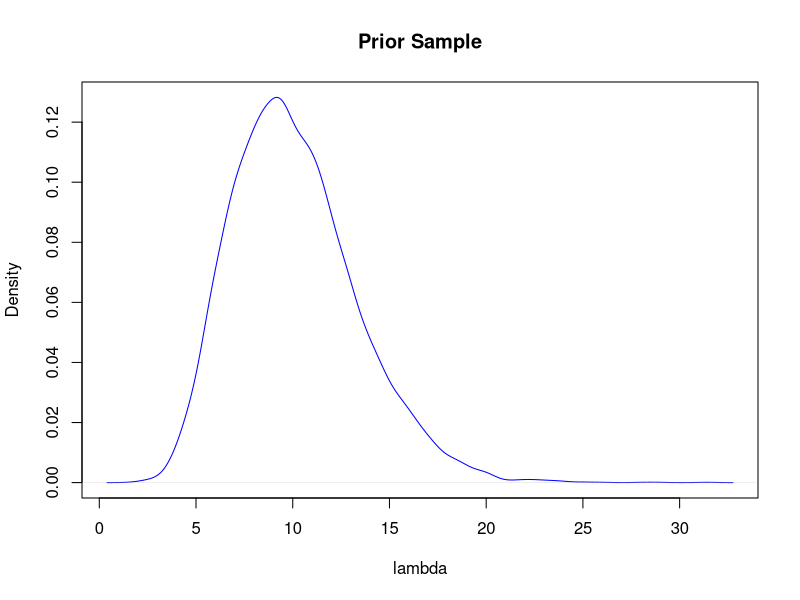
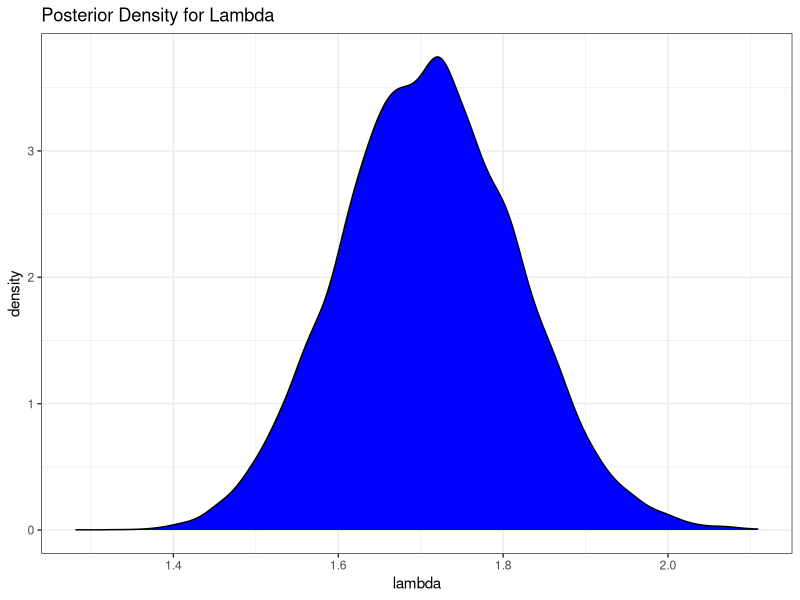
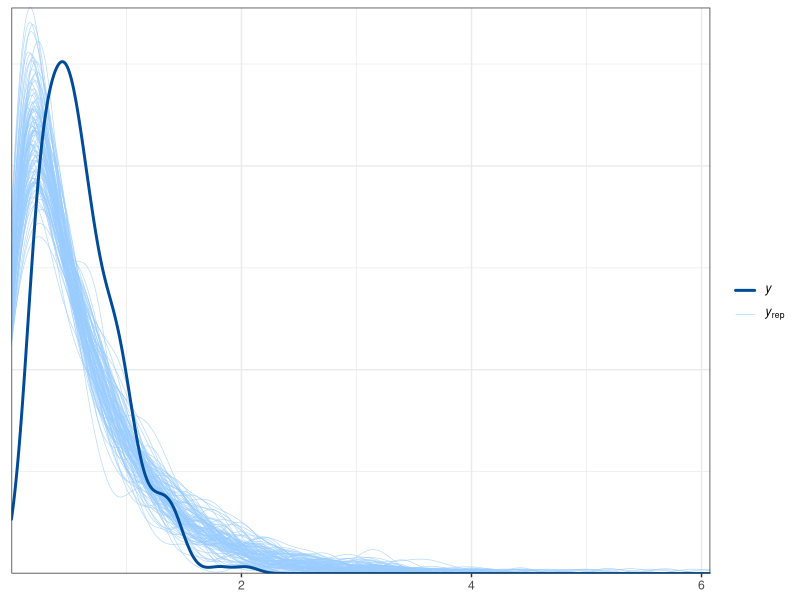
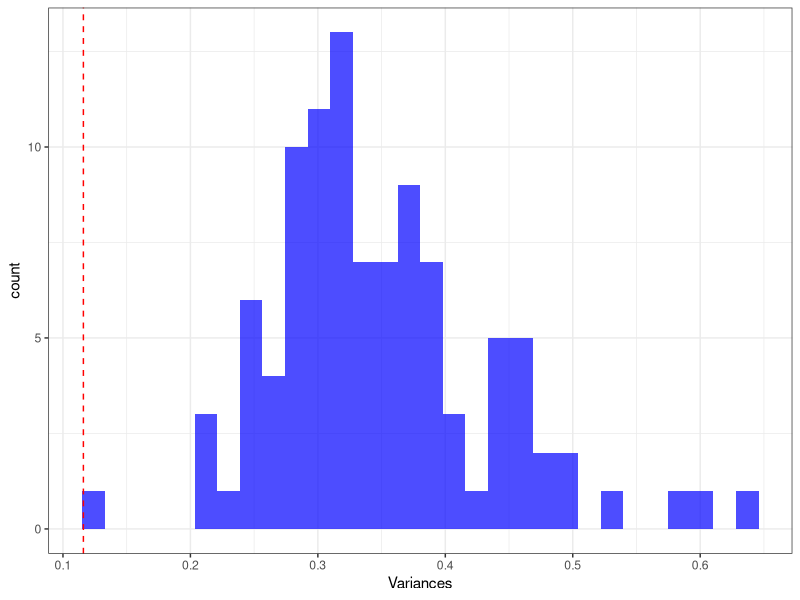
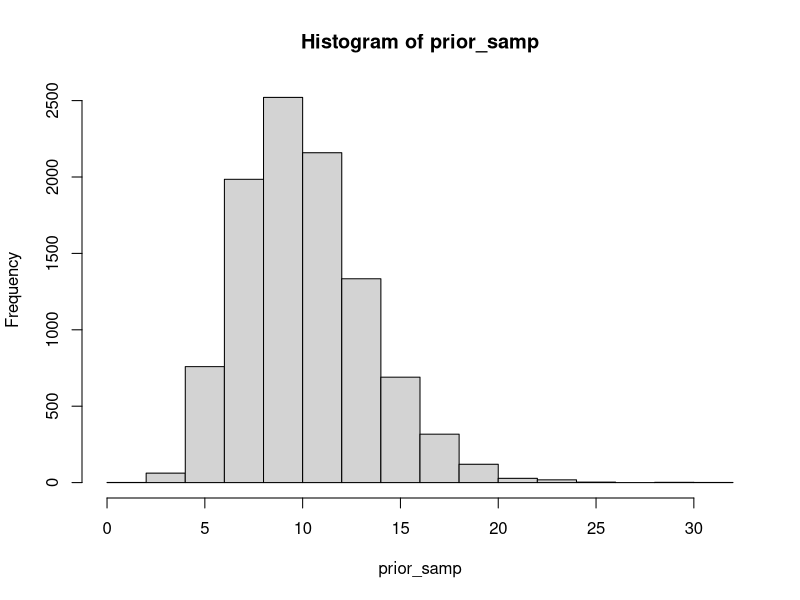
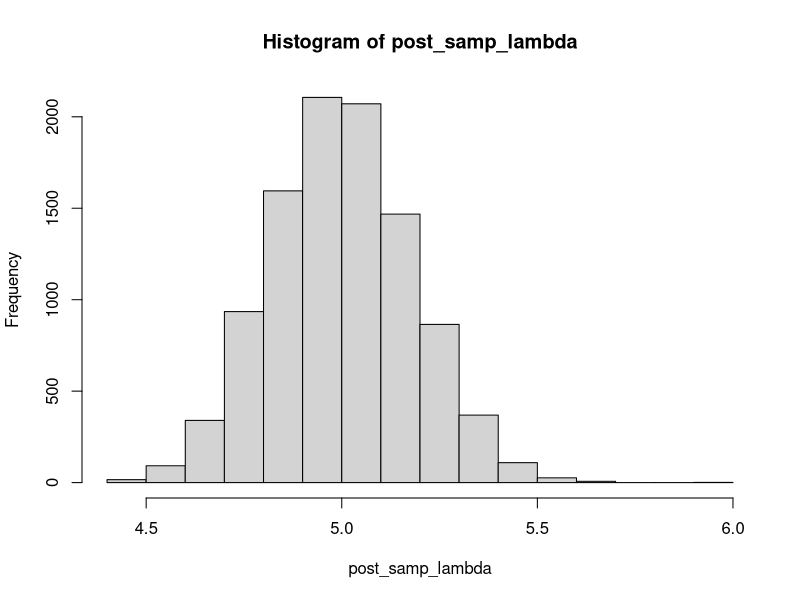
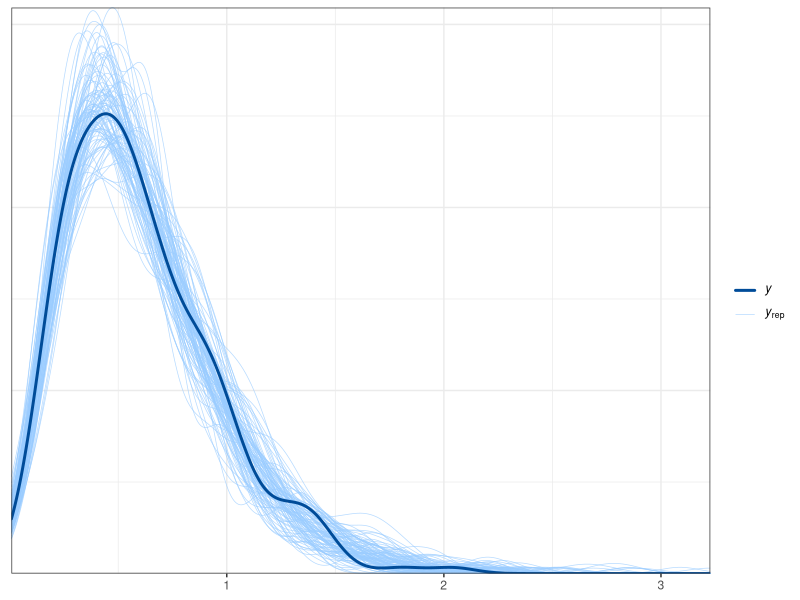
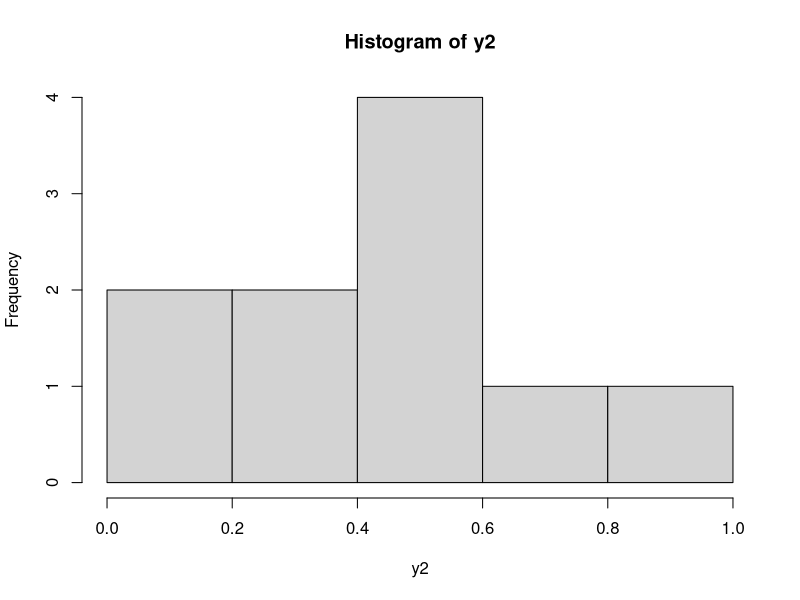

Write R code to recreate these figures, in order.
## ---- chunk 1
#
require(tidyverse)
require(magrittr)
require(bayesplot)
require(loo)
require(readxl)
require(plyr)
require(ggrepel)
require(grid)
require(gridExtra)
#
ggplot2::theme_set(ggplot2::theme_bw())
knitr::opts_chunk$set(fig.align = 'center')
## ---- chunk 2
set.seed(360)
n <- 250
alpha <- 3
lambda <- 5
y <- rgamma(n, alpha, lambda)

## ---- chunk 3
a_lambda = 10
b_lambda = 1
M <- 10000
prior_samp <- rgamma(M, a_lambda, b_lambda)
plot(density(prior_samp), col = "blue", 
     main = "Prior Sample", xlab = "lambda")

## ---- chunk 4
R <- 10000
post_samp <- rgamma(R, a_lambda + n, b_lambda + sum(y))

# making into df for ggplot
post.df <- data.frame(lambda = post_samp)
## ---- chunk 5
ggplot(post.df, aes(x = lambda)) + geom_density(fill = "blue") +
  labs(title = "Posterior Density for Lambda")
## ---- chunk 6
lambda_l <- qgamma(p = 0.025, a_lambda + n, b_lambda + sum(y))
lambda_u <- qgamma(p = 0.975, a_lambda + n, b_lambda + sum(y))
c(lambda_l, lambda_u)
## ---- chunk 7
lambda_l <- quantile(post_samp, 0.025) # lower bound
lambda_u <- quantile(post_samp, 0.975) # upper bound
c(lambda_l, lambda_u)
## ---- chunk 8
# posterior predictive sampling
K <- 100
PP <- matrix(NA, nrow = K, ncol = n)
for (j in 1:K) {
  PP[j, ] <- rexp(n, post_samp[j])
}
## ---- chunk 9
color_scheme_set("brightblue")
ppc_dens_overlay(y, PP)
## ---- chunk 10
v <- apply(PP, 1, var)
vars <- data.frame(Variances = c(v, var(y)))
ggplot(vars, aes(x = Variances)) + geom_histogram(alpha = 0.7, fill = "blue") +
  geom_vline(xintercept = var(y), col = "red", linetype = "dashed")

## ---- chunk 11
post_samp_lambda <- rgamma(R, 3*n + 10, b_lambda + sum(y))
## ---- chunk 12
lambda_l_gamma <- qgamma(p = 0.025, 3*n + 10, b_lambda + sum(y))
lambda_u_gamma <- qgamma(p = 0.975, 3*n + 10, b_lambda + sum(y))
c(lambda_l_gamma, lambda_u_gamma)
## ---- chunk 13
hist(x = prior_samp)
hist(x = post_samp_lambda)
## ---- chunk 14
# posterior predictive sampling

PP2 <- matrix(NA, nrow = K, ncol = 250)
for (j in 1:K) {
  PP2[j, ] <- rgamma(n,3, post_samp_lambda[j])
}
## ---- chunk 15
color_scheme_set("brightblue")
ppc_dens_overlay(y, PP2)
## ---- chunk 16
y2 <- rgamma(10, 3, 5)
post_samp_lambda2 <- rgamma(R, 3*10 + 10, b_lambda + sum(y2))
hist(x = y2)
hist(post_samp_lambda2)
